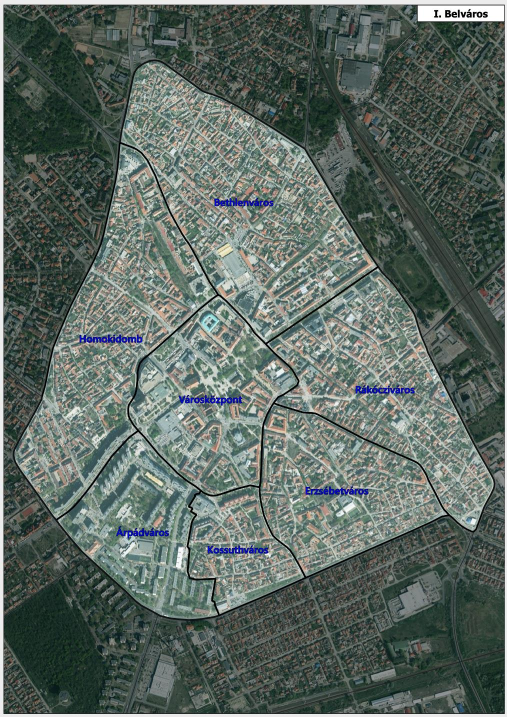
#> input picture data/neighborhoods/sources/municipal-kecskemet-figure73-first/figure73-p143-xref172.jpeg, 1014 x 1434 px, found by its file name (shown at 1/2 size)
$ python fit-image-registration.py
#> lines starting #> are read from the running program, lines starting #| are printed output that depends on the picture
#!/usr/bin/env python3
import argparse,hashlib,json
from pathlib import Path
import numpy as np
from PIL import Image,ImageDraw
from scipy.signal import fftconvolve
P=Path(__file__).resolve().parent
SRC=P/'figure73-p143-xref172.jpeg';DST=P/'figure76-p161-xref184.jpeg'
def sha(p):return hashlib.sha256(p.read_bytes()).hexdigest()
def enc(v):return(json.dumps(v,ensure_ascii=False,indent=2,allow_nan=False)+'\n').encode()
def local_sums(a,h,w):
 c=np.pad(a,((1,0),(1,0))).cumsum(0).cumsum(1);return c[h:,w:]-c[:-h,w:]-c[h:,:-w]+c[:-h,:-w]
def build(check=False):
#> called with check = False
 A=Image.open(SRC).convert('L');B=np.asarray(Image.open(DST).convert('L')).astype(float)
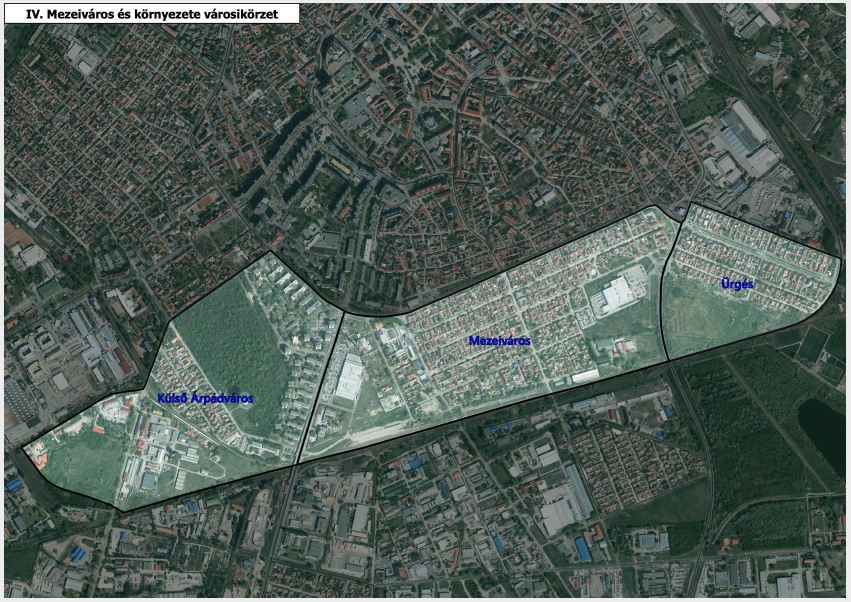
#> input picture data/neighborhoods/sources/municipal-kecskemet-figure76-first/figure76-p161-xref184.jpeg, 1702 x 1204 px (shown at 1/2 size)
#> after `B = np.asarray(Image.open(DST).convert('L')).astype(float)`:
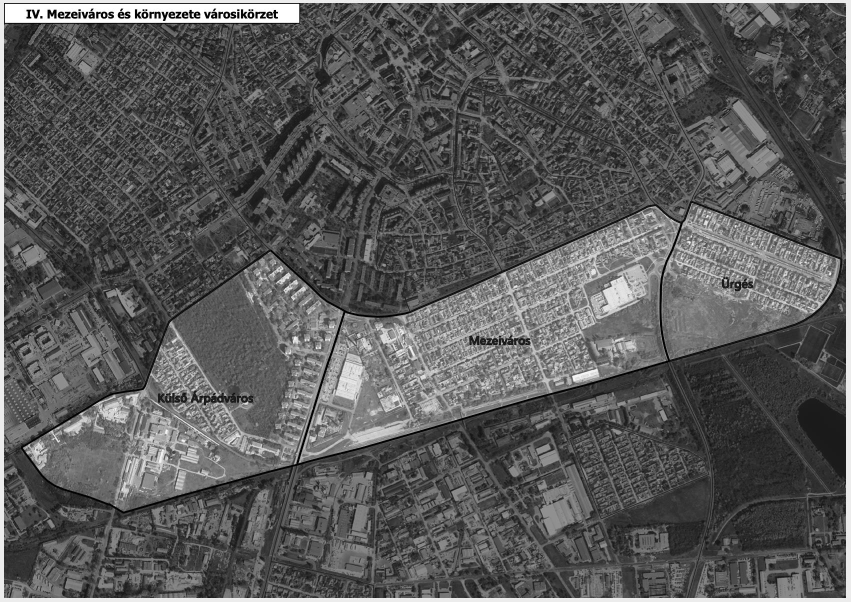
#> B: shape (1204, 1702) float64 (shown at 1/2 size); min 0, max 255, mean 88.7
 records=[];patchsize=64;template_size=69;scale=template_size/patchsize;offset=np.array([349.,-703.])
 for row,y in enumerate([760,888,1016,1144,1272,1360]):
  for col,x in enumerate([150,278,406,534,662,790,918]):
   left=x-patchsize//2;top=y-patchsize//2;center=np.array([x-.5,y-.5]);template=np.asarray(A.crop((left,top,left+patchsize,top+patchsize)).resize((template_size,template_size),Image.Resampling.BICUBIC)).astype(float);template-=template.mean();normt=np.sqrt((template*template).sum())
   predicted=center*scale+offset;guess=predicted-(template_size-1)/2;lx=max(0,int(guess[0])-18);ly=max(0,int(guess[1])-18);rx=min(B.shape[1],int(guess[0])+template_size+19);ry=min(B.shape[0],int(guess[1])+template_size+19);region=B[ly:ry,lx:rx]
   sums=local_sums(region,template_size,template_size);var=np.maximum(0,local_sums(region*region,template_size,template_size)-sums*sums/(template_size**2));ncc=fftconvolve(region,template[::-1,::-1],mode='valid')/np.maximum(np.sqrt(var)*normt,1e-9);py,px=np.unravel_index(np.argmax(ncc),ncc.shape);sub=[]
   for k,(u,v)in enumerate([(px,py),(py,px)]):
    arr=ncc if k==0 else ncc.T
    if 0<u<arr.shape[1]-1:
     before,middle,after=arr[v,u-1:u+2];den=before-2*middle+after;delta=.5*(before-after)/den if abs(den)>1e-12 else 0
    else:delta=0
    sub.append(float(np.clip(delta,-.5,.5)))
   target=[lx+int(px)+sub[0]+(template_size-1)/2,ly+int(py)+sub[1]+(template_size-1)/2]
   records.append({'id':f'r{row}c{col}','sourcePatchCenter':center.tolist(),'sourcePatchBox':[left,top,left+patchsize,top+patchsize],'targetMatchedCenter':target,'targetSearchBox':[lx,ly,rx,ry],'targetTemplateSize':template_size,'normalizedCrossCorrelation':float(ncc[py,px]),'trainingPartition':(row+col)%2==0,'usableTextureMatch':float(ncc[py,px])>=.85})
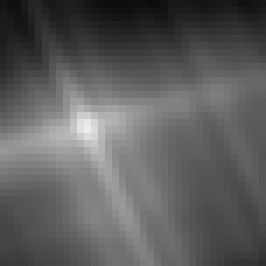
#> ncc: shape (38, 38) float64 (shown 7 times larger); min 0.0482, max 0.933, mean 0.367
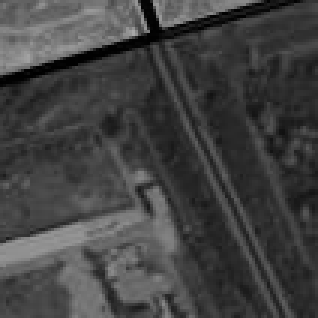
#> region: shape (106, 106) float64 (shown 3 times larger); min 0, max 168, mean 65.9
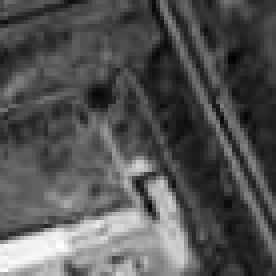
#> template: shape (69, 69) float64 (shown 4 times larger); min -43.24, max 87.76, mean 0; drawn with min black and max white
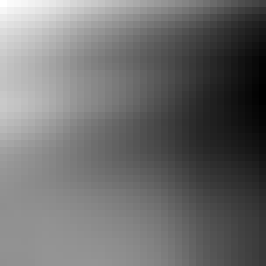
#> var: shape (38, 38) float64 (shown 7 times larger); min 2069151.1, max 4993785, mean 3328073.5; drawn with min black and max white
#> after the loop, records = 42 items
 train=[r for r in records if r['usableTextureMatch']and r['trainingPartition']];held=[r for r in records if r['usableTextureMatch']and not r['trainingPartition']]
#> after `train = [r for r in records if r['usableTextureMatch'] and r['training`: train = 10 items
#> after `held = [r for r in records if r['usableTextureMatch'] and (not r['trai`: held = 10 items
 x=np.array([r['sourcePatchCenter']for r in train]);y=np.array([r['targetMatchedCenter']for r in train]);matrix=np.linalg.lstsq(np.c_[x,np.ones(len(x))],y,rcond=None)[0]
#> after `x = np.array([r['sourcePatchCenter'] for r in train])`: x = [[149.5, 759.5], [405.5, 759.5], [661.5, 759.5], [917.5, 759.5], [277.5, 1143.5], [533.5, 1143.5], [789.5, 1143.5], [149.5, 1271.5], [405.5, 1271.5], [533.5, 1359.5]]
#> after `y = np.array([r['targetMatchedCenter'] for r in train])`: y = [[511.8, 120.8], [784.7, 120.9], [1058.5, 120.9], [1332, 120.8], [648, 530.7], [921.3, 530.8], [1195.4, 530.8], [511.8, 667.6], [784.8, 667.5], [921.3, 761.7]]
#> after `matrix = np.linalg.lstsq(np.c_[x, np.ones(len(x))], y, rcond=None)[0]`: matrix = [[1.07, 1.42e-05], [-0.000385, 1.07], [352.2, -690.2]]
 for r in records:r['affinePredictionResidualPixels']=float(np.linalg.norm(np.array([*r['sourcePatchCenter'],1])@matrix-r['targetMatchedCenter']))
#> this loop made 42 passes
 result={'schemaVersion':1,'sourceImageSha256':sha(SRC),'targetImageSha256':sha(DST),'sourcePatchSizePixels':patchsize,'fixedTemplateSizePixels':template_size,'initialScaleAndOffsetOnlyForLocalSearch':{'scale':scale,'offset':offset.tolist()},'method':'NCC of actual grayscale photographic texture patches after one fixed bicubic template resize. No neighborhood names, boundary rings or world coordinates participate. An alternating grid partition is fitted; the other usable patches are held out. Subpixel peak interpolation is a local image-correlation diagnostic, not boundary accuracy.','usabilityThresholdNcc':.85,'sourceToTargetAffineRows':matrix.tolist(),'trainingMatchCount':len(train),'heldOutMatchCount':len(held),'maximumTrainingResidualTargetPixels':max(r['affinePredictionResidualPixels']for r in train),'maximumHeldOutResidualTargetPixels':max(r['affinePredictionResidualPixels']for r in held),'minimumUsableNcc':min(r['normalizedCrossCorrelation']for r in train+held),'records':records,'geographicCoordinatesUsed':False,'neighborhoodNameOrBoundaryGeometryUsed':False,'georeferenceVerified':False,'absoluteAccuracyMeters':None}
 data=enc(result);path=P/'image-registration.json'
 if check:
  if not path.exists()or path.read_bytes()!=data:raise ValueError('Stale registration diagnostic')
 else:
  path.write_bytes(data);im=Image.open(DST).convert('RGB');draw=ImageDraw.Draw(im)
#> in build, im is the input picture: PIL image 1702x1204 RGB; mean R, G, B 80.2, 93.4, 86.9
  for r in records:
   if r['usableTextureMatch']:
    xx,yy=r['targetMatchedCenter'];draw.ellipse((xx-4,yy-4,xx+4,yy+4),outline='red'if r['trainingPartition']else'yellow',width=2);draw.text((xx+5,yy),r['id'],fill='yellow')
#> this loop made 42 passes
#> (xx, yy) on passes 1, 2, 3, 4, 5, 7, 8, 10, 12, 16, 20, 23: (511.8, 120.8), (648.1, 120.9), (784.7, 120.9), (921.4, 120.9), (1058.5, 120.9), (1332, 120.8), (511.8, 257.1), (784.8, 257.1), (1058.5, 257), (648.1, 393.9), (1195.4, 393.9), (648, 530.7)
  im.save(P/'texture-match-preview.png')
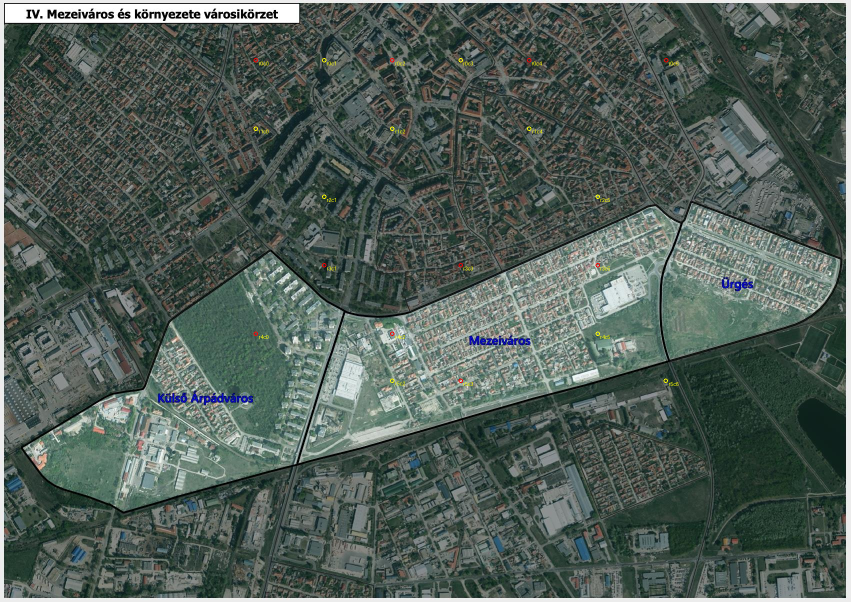
#> saved as texture-match-preview.png: PIL image 1702x1204 RGB (shown at 1/2 size); mean R, G, B 80.4, 93.5, 86.8
 print(json.dumps({k:result[k]for k in['trainingMatchCount','heldOutMatchCount','maximumTrainingResidualTargetPixels','maximumHeldOutResidualTargetPixels','minimumUsableNcc','sourceToTargetAffineRows']},indent=2))
#> (printed output is left out)
if __name__=='__main__':
 p=argparse.ArgumentParser();p.add_argument('--check',action='store_true');build(p.parse_args().check)
